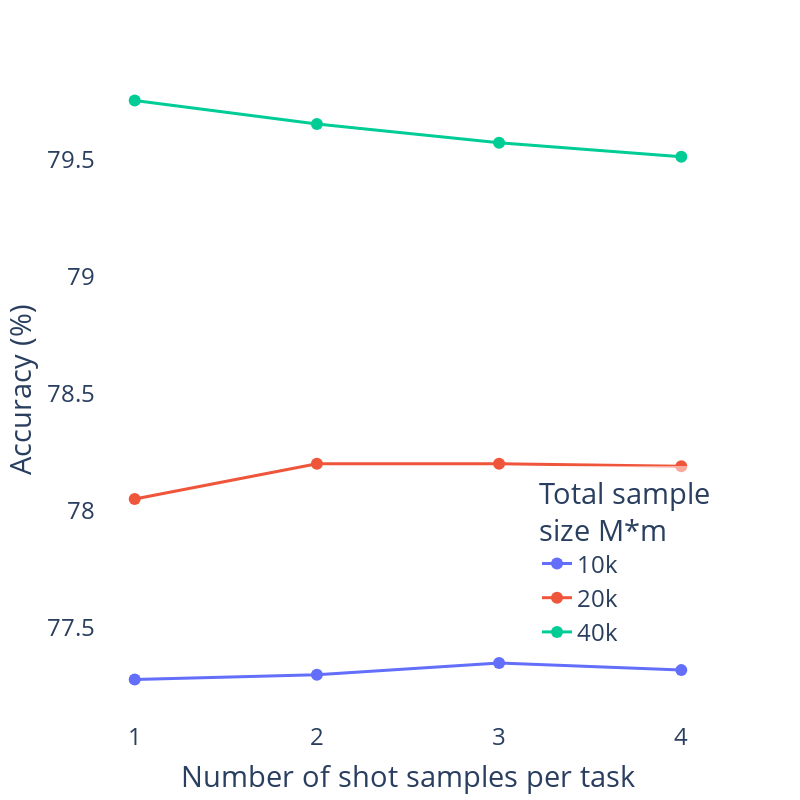

The notebook cell this image was saved under:
### Code cell
df = pd.DataFrame({"shot":   [1,2,3, 4,1,2,3, 4,   1,2,3, 4,], 
                   "M*m(k)":  [10,10,10, 10,    20, 20, 20,20,   40, 40, 40,   40,          ],
                  "Accuracy": [77.28, 77.30, 77.35,  77.32, 
                               78.05, 78.20, 78.20, 78.19, 
                               79.75, 79.65, 79.57, 79.51,
                               ]})

fig = px.line(df, x='shot', y='Accuracy', color='M*m(k)', markers=True)

fig.update_traces(marker=dict(size=12),
                  line=dict(width=3),
                  textposition='top left',
                  )
fig.update_layout(
    xaxis_title="Number of shot samples per task",
    yaxis_title="Accuracy (%)",
    legend_title="Total sample <br>size M*m",
    legend=dict(
        yanchor="bottom",
        y=0.1,
        xanchor="right",
        x=1,
        bgcolor='rgba(255, 255, 255, 0.5)',  # Set the background color with transparency
        bordercolor='rgb(128, 128, 128)',  # Set the border color with transparency
    ),
    plot_bgcolor='white',
    font=dict(
        size=24,
    ),
    height=800,
    width=800,
    # xaxis_range=[130,850],
    # yaxis_range=[83,95],
    # xaxis_range=[-3,21]
)

fig.update_xaxes(
    tickmode='linear',
    dtick=1
)

newnames = {'10':'10k', '20': '20k', '40':'40k'}
fig.for_each_trace(lambda t: t.update(name = newnames[t.name],
                                      legendgroup = newnames[t.name],
                                      hovertemplate = t.hovertemplate.replace(t.name, newnames[t.name])
                                     )
                  )

### Figure 1 — Plotly figure (JSON) as saved in the notebook; plotly's stock layout.template omitted (floating-point values rounded to 4 significant figures)
{"data": [{"hovertemplate": "M*m(k)=10k<br>shot=%{x}<br>Accuracy=%{y}<extra></extra>", "legendgroup": "10k", "line": {"color": "#636efa", "dash": "solid", "width": 3}, "marker": {"size": 12, "symbol": "circle"}, "mode": "lines+markers", "name": "10k", "orientation": "v", "showlegend": true, "textposition": "top left", "type": "scatter", "x": [1, 2, 3, 4], "xaxis": "x", "y": [77.28, 77.3, 77.35, 77.32], "yaxis": "y"}, {"hovertemplate": "M*m(k)=20k<br>shot=%{x}<br>Accuracy=%{y}<extra></extra>", "legendgroup": "20k", "line": {"color": "#EF553B", "dash": "solid", "width": 3}, "marker": {"size": 12, "symbol": "circle"}, "mode": "lines+markers", "name": "20k", "orientation": "v", "showlegend": true, "textposition": "top left", "type": "scatter", "x": [1, 2, 3, 4], "xaxis": "x", "y": [78.05, 78.2, 78.2, 78.19], "yaxis": "y"}, {"hovertemplate": "M*m(k)=40k<br>shot=%{x}<br>Accuracy=%{y}<extra></extra>", "legendgroup": "40k", "line": {"color": "#00cc96", "dash": "solid", "width": 3}, "marker": {"size": 12, "symbol": "circle"}, "mode": "lines+markers", "name": "40k", "orientation": "v", "showlegend": true, "textposition": "top left", "type": "scatter", "x": [1, 2, 3, 4], "xaxis": "x", "y": [79.75, 79.65, 79.57, 79.51], "yaxis": "y"}], "layout": {"font": {"size": 24}, "height": 800, "legend": {"bgcolor": "rgba(255, 255, 255, 0.5)", "bordercolor": "rgb(128, 128, 128)", "title": {"text": "Total sample <br>size M*m"}, "tracegroupgap": 0, "x": 1, "xanchor": "right", "y": 0.1, "yanchor": "bottom"}, "margin": {"t": 60}, "plot_bgcolor": "white", "width": 800, "xaxis": {"anchor": "y", "domain": [0, 1], "dtick": 1, "tickmode": "linear", "title": {"text": "Number of shot samples per task"}}, "yaxis": {"anchor": "x", "domain": [0, 1], "title": {"text": "Accuracy (%)"}}}}
